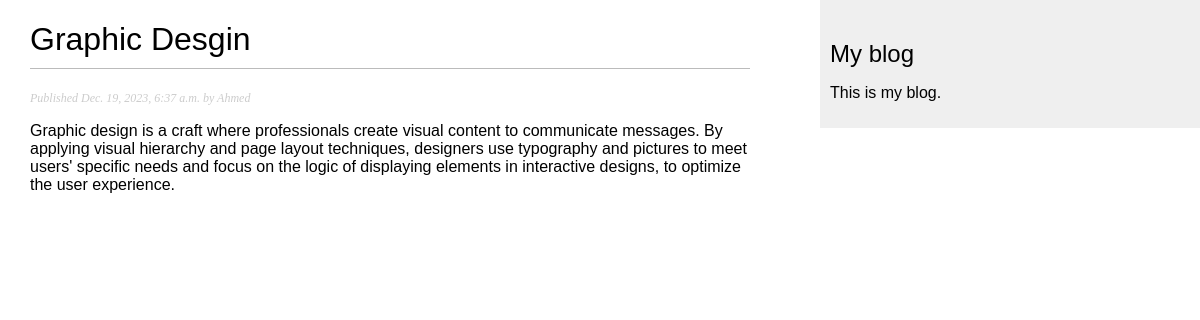
The page /blog/2023/12/19/graphic-desgin/ on the database its author committed.
### blog/models.py (models this page shows, shortened)
class Post(models.Model):
    class Status(models.TextChoices):
        DRAFT = 'DF', 'Draft'
        PUBLISHED = 'PB', 'Published'
    title = models.CharField(max_length=250)
    slug = models.SlugField(max_length=250 , unique_for_date = "publish")
    author = models.ForeignKey(User, on_delete=models.CASCADE, related_name='blog_posts')
    body = models.TextField()
    publish = models.DateTimeField(default=timezone.now)
    created = models.DateTimeField(auto_now_add=True)
    updated = models.DateTimeField(auto_now=True)
    status = models.CharField(max_length=2, choices=Status.choices, default=Status.DRAFT)
    class Meta:
        ordering = ['-publish']
        indexes = [
            models.Index(fields=['-publish']),
        ]

### blog/views.py (the view)
# urls.py: path('<int:year>/<int:month>/<int:day>/<slug:post>/', views.post_detail, name='post_detail'),
def post_detail(request, year, month, day, post):
    post = get_object_or_404(
        Post,
        status=Post.Status.PUBLISHED,
        slug=post,
        publish__year=year,
        publish__month=month,
        publish__day=day
    )
    return render(request, 'blog/post/detail.html', {'post': post})

### blog/templates/blog/post/detail.html (shortened to what this page needs)
{% extends "blog/base.html" %}
{% block content %}
    <h1>{{ post.title }}</h1>
    <p class="date">
        Published {{ post.publish }} by {{ post.author }}
    </p>
    {{ post.body|linebreaks }}
{% endblock %}

### blog/static/css/blog.css (style rules this page uses)
body { margin:0; padding:0; font-family:helvetica, sans-serif; }
h1 { font-weight:normal; border-bottom:1px solid #bbb; padding:0 0 10px 0; }
p.date { color:#ccc; font-family: georgia, serif; font-size: 12px; font-style: italic; }

### rows shown on the page
Post: title "Graphic Desgin", publish "Dec. 19, 2023, 6:37 a.m.", author "Ahmed", body "Graphic design is a craft where professionals create visual content to communicate messages. By applying visual hierarchy and page layout techniques, designers use typography and pictures to meet users' specific needs and focus on the logic of displaying elements in interactive designs, to optimize the user experience."
